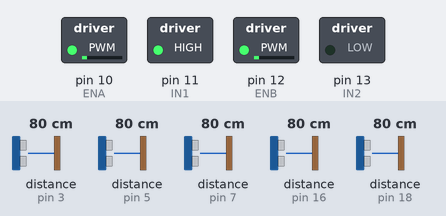
Recording of a sketch running on a simulated Arduino Mega 2560, built for the host (arithmetic inside an expression is 32-bit, double 64-bit). Parts: switched loads named in the sketch (green lamp = pin HIGH). Wiring (inferred from the names in the program): 5 × ultrasonic range finder: trigger pin 4, echo pin 5 / trigger pin 6, echo pin 7 / trigger pin 15, echo pin 16 / trigger pin 17, echo pin 18 / trigger pin 46, echo pin 3. The inputs (shaded band) are chosen by the test bench; at power-on: distance to the obstacle (sensors on pin 5, pin 3, pin 7, pin 16, pin 18) 80 cm. The echo pulse lasts 58.3 µs per cm; pins used as bus, display or sensor lines are not drawn; what the sketch prints to the serial monitor is not drawn.

Above: at 1.2 s.
1.3 s: distance to the obstacle (sensor on pin 5) set to 2 cm
At 2.4 s:
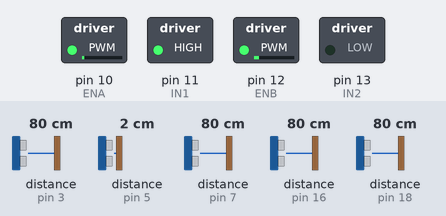
3.1 s: distance to the obstacle (sensor on pin 3) set to 2 cm
At 4.3 s:
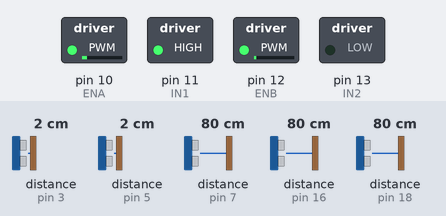
4.8 s: distance to the obstacle (sensor on pin 7) set to 18 cm
6.3 s: distance to the obstacle (sensor on pin 7) set to 14 cm
At 6.8 s:
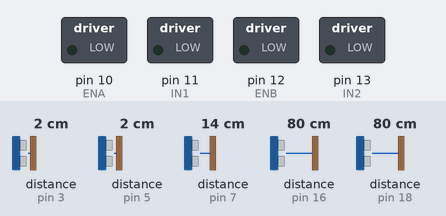
7.9 s: distance to the obstacle (sensor on pin 16) set to 2 cm
10.9 s: distance to the obstacle (sensor on pin 18) set to 2 cm
At 12.2 s:
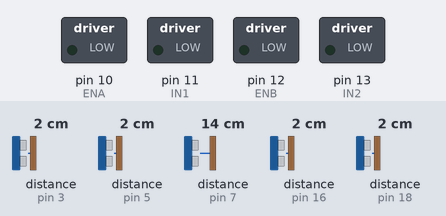
Timing chart, 0 to 13.6 s (numbered marks = the images above; inputs shaded):
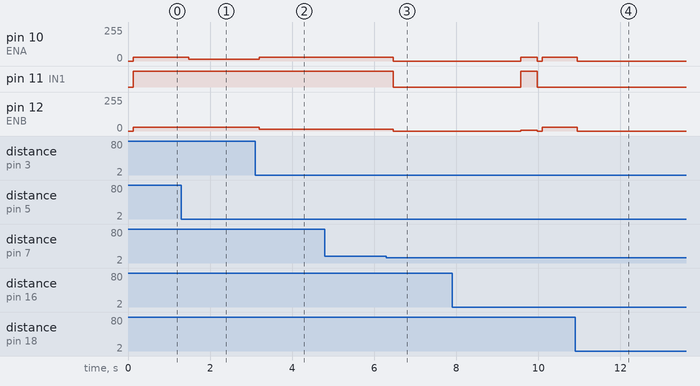

Measured:
- the behaviour switches between 16 and 15 cm on distance to the obstacle (sensor on pin 7) (found by bisection; images 2 and 3)
- after the input at 1.3 s, pin 10 (ENA): 30/255 → 13/255 after 0.18 s
- after the input at 3.1 s, pin 10 (ENA): 13/255 → 30/255 after 0.10 s; pin 12 (ENB): 30/255 → 13/255 after 0.10 s
- after the input at 4.8 s, every drawn part: stays the same
- after the input at 6.3 s, pin 10 (ENA): 30/255 → 0/255 after 0.16 s; pin 11 (IN1): HIGH → LOW after 0.16 s; pin 12 (ENB): 13/255 → 0/255 after 0.16 s
- after the input at 10.9 s, pin 10 (ENA), pin 12 (ENB): 30/255 → 0/255 after 0.05 s

The sketch:

sketch_may5a.ino
```cpp
// ============================================
// AUTONOMOUS OBSTACLE AVOIDANCE
// PRIORITY-BASED VERSION v3
// ============================================

// ── Sensor pins ──
#define TRIG_1 6    // Front Left
#define ECHO_1 7
#define TRIG_2 4    // Front Center
#define ECHO_2 5
#define TRIG_3 15   // Front Right
#define ECHO_3 16
#define TRIG_4 17   // Left Side
#define ECHO_4 18
#define TRIG_5 46   // Right Side
#define ECHO_5 3

// ── Motor pins ──
#define IN1 11
#define IN2 13

#define ENA 10   // Right motor
#define ENB 12   // Left motor

// ── Thresholds ──
#define FRONT_THRESH  15
#define SIDE_THRESH   8

// ── Speeds ──
#define FWD_SPEED    30
#define TURN_SPEED   30
#define TURN_30      0.80
#define TURN_60      0.55
#define SIDE_NUDGE   0.35

// ============================================
// SENSOR
// ============================================

float getDistance(int trigPin, int echoPin) {
  digitalWrite(trigPin, LOW);
  delayMicroseconds(2);
  digitalWrite(trigPin, HIGH);
  delayMicroseconds(10);
  digitalWrite(trigPin, LOW);
  long duration = pulseIn(echoPin, HIGH, 30000);
  if (duration == 0) return 999;
  return duration * 0.034 / 2.0;
}

void readSensors(float &s1, float &s2, float &s3, float &s4, float &s5) {
  s1 = getDistance(TRIG_1, ECHO_1); delay(20);
  s2 = getDistance(TRIG_2, ECHO_2); delay(20);
  s3 = getDistance(TRIG_3, ECHO_3); delay(20);
  s4 = getDistance(TRIG_4, ECHO_4); delay(20);
  s5 = getDistance(TRIG_5, ECHO_5); delay(20);
}

// ============================================
// MOTOR
// ============================================

int currentPWM_R = 0;
int currentPWM_L = 0;

void setMotors(int rightPWM, int leftPWM, bool rightFwd, bool leftFwd) {
  currentPWM_R = rightPWM;
  currentPWM_L = leftPWM;
  analogWrite(ENA, rightPWM);
  analogWrite(ENB, leftPWM);
  digitalWrite(IN1, rightFwd ? HIGH : LOW);

  digitalWrite(IN2, leftFwd  ? LOW  : HIGH);
}

void printPWM() {
  Serial.printf("  PWM: R=%d L=%d\n", currentPWM_R, currentPWM_L);
}

void moveForward(int speed) {
  setMotors(speed, speed, true, true);
}

void stopMotors() {
  currentPWM_R = 0; currentPWM_L = 0;
  analogWrite(ENA, 0); analogWrite(ENB, 0);
  digitalWrite(IN1, LOW); digitalWrite(IN2, LOW);

}

void differentialTurn(float factor) {
  int r, l;
  if (factor > 0) {
    l = FWD_SPEED;
    r = FWD_SPEED * (1.0 - factor);
  } else {
    r = FWD_SPEED;
    l = FWD_SPEED * (1.0 + factor);
  }
  setMotors(r, l, true, true);
}

void rotateRight(int speed) { setMotors(speed, speed, true,  false); }
void rotateLeft (int speed) { setMotors(speed, speed, false, true);  }

// ============================================
// SETUP
// ============================================

void setup() {
  Serial.begin(115200);

  pinMode(TRIG_1, OUTPUT); pinMode(ECHO_1, INPUT);
  pinMode(TRIG_2, OUTPUT); pinMode(ECHO_2, INPUT);
  pinMode(TRIG_3, OUTPUT); pinMode(ECHO_3, INPUT);
  pinMode(TRIG_4, OUTPUT); pinMode(ECHO_4, INPUT);
  pinMode(TRIG_5, OUTPUT); pinMode(ECHO_5, INPUT);

  pinMode(IN1, OUTPUT); pinMode(IN2, OUTPUT);

  pinMode(ENA, OUTPUT); pinMode(ENB, OUTPUT);

  Serial.println("=== System Ready ===");
}

// ============================================
// MAIN LOOP
// ============================================

void loop() {

  float s1, s2, s3, s4, s5;
  readSensors(s1, s2, s3, s4, s5);

  bool b1 = s1 < FRONT_THRESH;
  bool b2 = s2 < FRONT_THRESH;
  bool b3 = s3 < FRONT_THRESH;
  bool b4 = s4 < SIDE_THRESH;
  bool b5 = s5 < SIDE_THRESH;

  Serial.println("─────────────────────────────");
  Serial.printf("S │ FL:%.1f FC:%.1f FR:%.1f L:%.1f R:%.1f\n", s1,s2,s3,s4,s5);
  Serial.printf("B │ FL:%d FC:%d FR:%d L:%d R:%d\n", b1,b2,b3,b4,b5);

  // ══════════════════════════════════════════
  // LEVEL 1 — CRITICAL
  // ══════════════════════════════════════════

  // C14: all blocked → stop
  if (b1 && b2 && b3 && b4 && b5) {
    stopMotors();
    Serial.println("C14: ALL BLOCKED — Stop");
    return;
  }

  // C12: 1+2+3+4 → rotate RIGHT until front clear
  if (b1 && b2 && b3 && b4 && !b5) {
    Serial.println("C12: Rotate RIGHT until clear");
    while (true) {
      rotateRight(TURN_SPEED);
      float f1, f2, f3, f4, f5;
      readSensors(f1, f2, f3, f4, f5);
      if (f1 > FRONT_THRESH && f2 > FRONT_THRESH && f3 > FRONT_THRESH) break;
      if (f1 < FRONT_THRESH && f2 < FRONT_THRESH && f3 < FRONT_THRESH &&
          f4 < SIDE_THRESH  && f5 < SIDE_THRESH) break;
    }
    stopMotors();
    return;
  }

  // C13: 1+2+3+5 → rotate LEFT until front clear
  if (b1 && b2 && b3 && !b4 && b5) {
    Serial.println("C13: Rotate LEFT until clear");
    while (true) {
      rotateLeft(TURN_SPEED);
      float f1, f2, f3, f4, f5;
      readSensors(f1, f2, f3, f4, f5);
      if (f1 > FRONT_THRESH && f2 > FRONT_THRESH && f3 > FRONT_THRESH) break;
      if (f1 < FRONT_THRESH && f2 < FRONT_THRESH && f3 < FRONT_THRESH &&
          f4 < SIDE_THRESH  && f5 < SIDE_THRESH) break;
    }
    stopMotors();
    return;
  }

  // C5: all 3 front blocked → stop
  if (b1 && b2 && b3) {
    stopMotors();
    Serial.println("C5: FRONT BLOCKED — Stop");
    printPWM();
    return;
  }

  // ══════════════════════════════════════════
  // LEVEL 2 — COMPLEX
  // ══════════════════════════════════════════

  // C10: 1+2+5 → stop, wait 3s, then decide
  if (b1 && b2 && !b3 && b5) {
    stopMotors();
    Serial.println("C10: 1+2+5 — Waiting 3s...");
    delay(3000);
    float f1, f2, f3, f4, f5;
    readSensors(f1, f2, f3, f4, f5);
    if (f1 < FRONT_THRESH && f2 < FRONT_THRESH && f5 < SIDE_THRESH) {
      if (f5 > 10) {
        Serial.println("C10: Nudge RIGHT");
        differentialTurn(TURN_30);
      } else {
        Serial.println("C10: Fallback LEFT");
        differentialTurn(-TURN_30);
      }
      printPWM();
      delay(400);
      stopMotors();
    }
    return;
  }

  // C11: 2+3+4 → stop, wait 3s, then decide
  if (!b1 && b2 && b3 && b4) {
    stopMotors();
    Serial.println("C11: 2+3+4 — Waiting 3s...");
    delay(3000);
    float f1, f2, f3, f4, f5;
    readSensors(f1, f2, f3, f4, f5);
    if (f2 < FRONT_THRESH && f3 < FRONT_THRESH && f4 < SIDE_THRESH) {
      if (f4 > 10) {
        Serial.println("C11: Nudge LEFT");
        differentialTurn(-TURN_30);
      } else {
        Serial.println("C11: Fallback RIGHT");
        differentialTurn(TURN_30);
      }
      printPWM();
      delay(400);
      stopMotors();
    }
    return;
  }

  // ══════════════════════════════════════════
  // LEVEL 3 — AVOIDANCE
  // ══════════════════════════════════════════

  // C2: 1+2 → turn RIGHT 60°
  if (b1 && b2 && !b3) {
    Serial.println("C2: 1+2 — Turn RIGHT 60°");
    differentialTurn(TURN_60);
    printPWM();
    return;
  }

  // C4: 2+3 → turn LEFT 60°
  if (!b1 && b2 && b3) {
    Serial.println("C4: 2+3 — Turn LEFT 60°");
    differentialTurn(-TURN_60);
    printPWM();
    return;
  }

  // C6: 1+3 → compare distances
  if (b1 && !b2 && b3) {
    if (s1 <= s3) {
      Serial.println("C6: 1+3 — More space RIGHT");
      differentialTurn(TURN_60);
    } else {
      Serial.println("C6: 1+3 — More space LEFT");
      differentialTurn(-TURN_60);
    }
    printPWM();
    return;
  }

  // C7: FC only → compare total side space
  if (!b1 && b2 && !b3) {
    float leftSpace  = s1 + s4;
    float rightSpace = s3 + s5;
    if (rightSpace >= leftSpace) {
      Serial.println("C7: FC — More space RIGHT");
      differentialTurn(TURN_60);
    } else {
      Serial.println("C7: FC — More space LEFT");
      differentialTurn(-TURN_60);
    }
    printPWM();
    return;
  }

  // C8: 1+5 → front-left + right-side → gentle RIGHT
  if (b1 && !b2 && !b3 && b5) {
    Serial.println("C8: 1+5 — Gentle RIGHT");
    differentialTurn(SIDE_NUDGE);
    printPWM();
    return;
  }

  // C9: 3+4 → front-right + left-side → gentle LEFT
  if (!b1 && !b2 && b3 && b4) {
    Serial.println("C9: 3+4 — Gentle LEFT");
    differentialTurn(-SIDE_NUDGE);
    printPWM();
    return;
  }

  // 1+4: front-left + left-side → nudge RIGHT
  if (b1 && !b2 && !b3 && b4) {
    Serial.println("1+4: Both LEFT — Nudge RIGHT");
    differentialTurn(TURN_30);
    printPWM();
    return;
  }

  // 3+5: front-right + right-side → nudge LEFT
  if (!b1 && !b2 && b3 && b5) {
    Serial.println("3+5: Both RIGHT — Nudge LEFT");
    differentialTurn(-TURN_30);
    printPWM();
    return;
  }

  // ══════════════════════════════════════════
  // LEVEL 4 — EARLY WARNING
  // ══════════════════════════════════════════

  // C1: FL only → turn RIGHT 30°
  if (b1 && !b2 && !b3) {
    Serial.println("C1: FL only — Turn RIGHT 30°");
    differentialTurn(TURN_30);
    printPWM();
    return;
  }

  // C3: FR only → turn LEFT 30°
  if (!b1 && !b2 && b3) {
    Serial.println("C3: FR only — Turn LEFT 30°");
    differentialTurn(-TURN_30);
    printPWM();
    return;
  }

  // ══════════════════════════════════════════
  // DEFAULT — FORWARD
  // ══════════════════════════════════════════
  Serial.println("FORWARD");
  moveForward(FWD_SPEED);
  printPWM();
}
```
